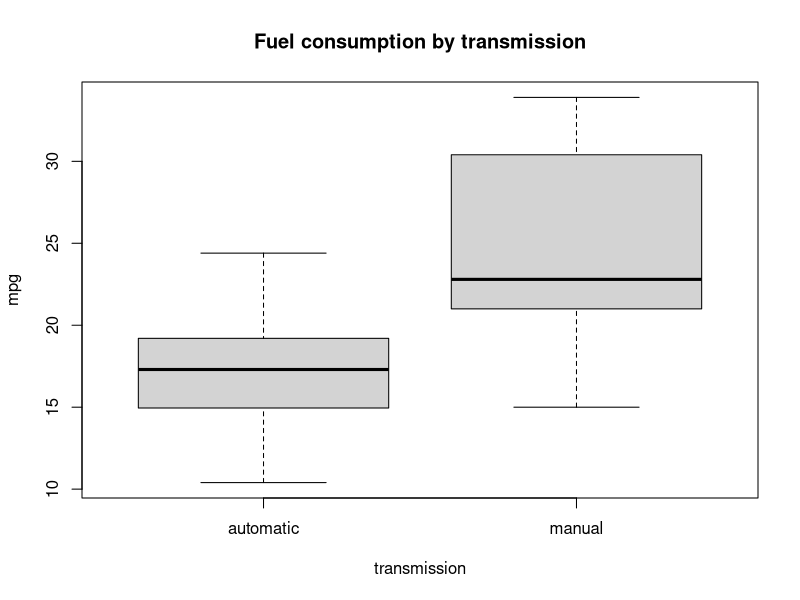
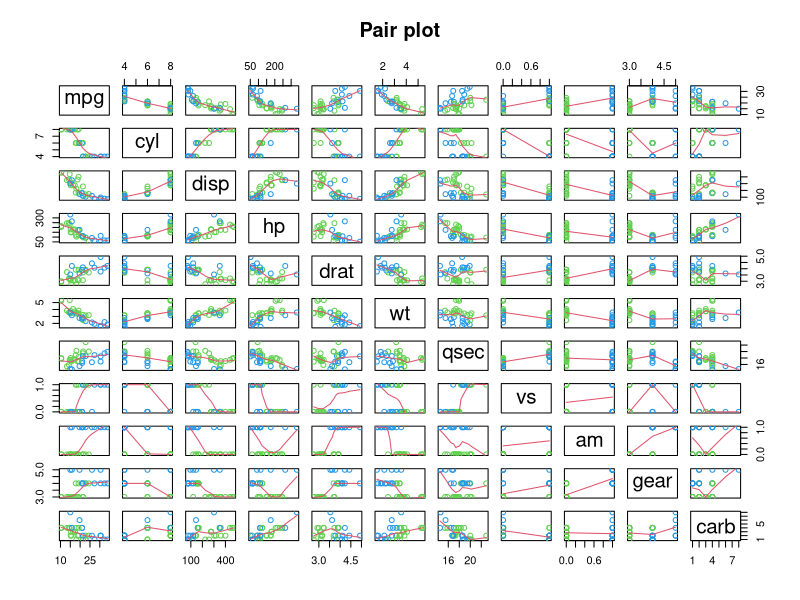
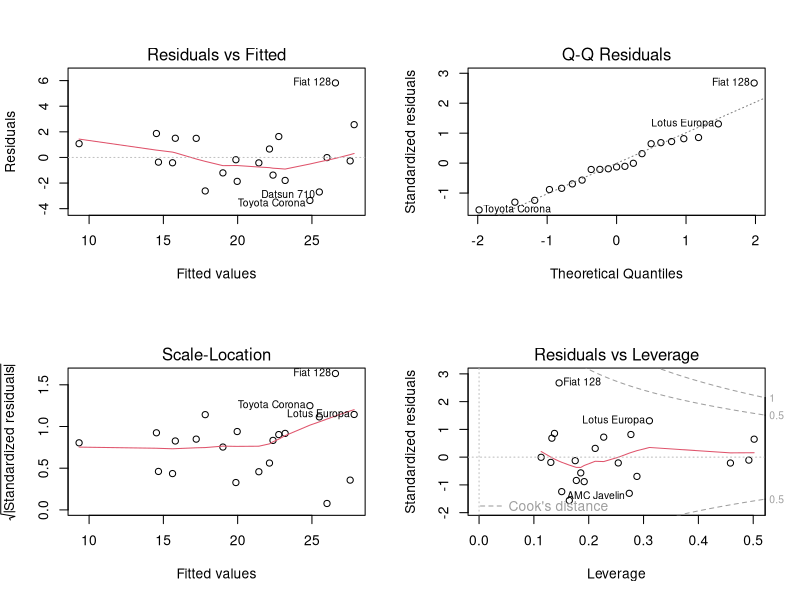

Reproduce these figures in R, in order.
## ---- chunk 1
library(datasets); data(mtcars)
require(stats); require(graphics)
## ---- chunk 2
# 67% of the sample size
smp_size <- floor(0.67 * nrow(mtcars))
# set some good seed for reproductibility, this number will definitely work
set.seed(666)
train_ind <- sample(seq_len(nrow(mtcars)), size = smp_size)
train <- mtcars[train_ind, ]
test <- mtcars[-train_ind, ]
## ---- chunk 3
null <- lm(mpg ~ 1, data = train)
full <- lm(mpg ~ ., data = train)
forward <- step(null, scope=list(lower=null, upper=full), direction="forward")
## ---- chunk 4
cor(predict(forward, test), test$mpg)
## ---- chunk 5
fit <- lm(mpg ~ cyl+wt+hp+carb, data = train)
cor(predict(fit, test), test$mpg)
## ---- chunk 6
# I really don't know what kind of logic puts the Appendix after the figures
# I tried everything and nothing works
## ---- chunk 7
transmission <- factor(mtcars$am, levels=0:1, labels=c("automatic", "manual"))
plot(transmission, mtcars$mpg, main="Fuel consumption by transmission", 
     xlab="transmission", ylab="mpg")
## ---- chunk 8
pairs(mtcars, panel=panel.smooth, main="Pair plot", col=3+mtcars$am)
## ---- chunk 9
par(mfrow = c(2, 2))
plot(fit)
## ---- chunk 10
summary(fit)
anova(fit)
